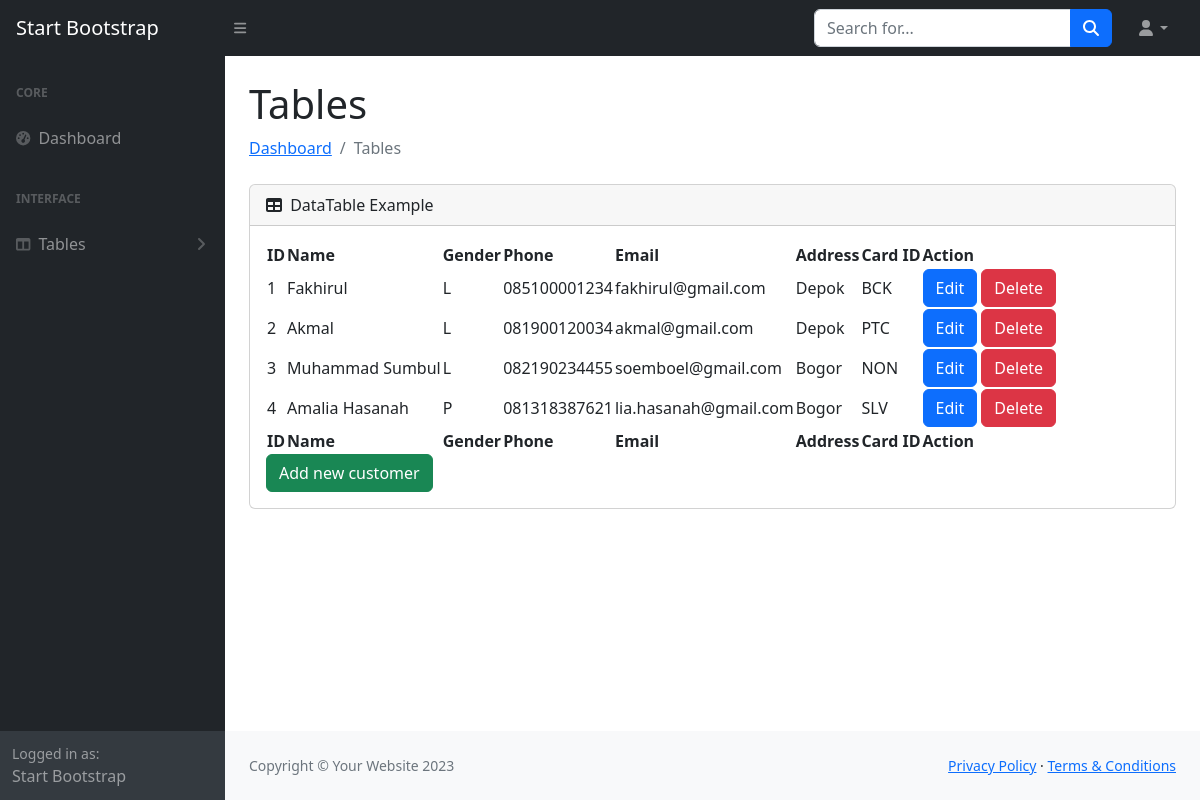
Screenshot of /customer/customer.php with the database file from the repository.
### tables this page shows
CREATE TABLE `customer` (
  `id` int(11) NOT NULL,
  `name` varchar(45) DEFAULT NULL,
  `gender` enum('L','P') DEFAULT NULL,
  `phone` varchar(45) DEFAULT NULL,
  `email` varchar(45) DEFAULT NULL,
  `address` longtext DEFAULT NULL,
  `card_id` int(11) NOT NULL
);

CREATE TABLE `card` (
  `id` int(11) NOT NULL,
  `code` varchar(45) DEFAULT NULL,
  `name` varchar(45) DEFAULT NULL,
  `discount` float DEFAULT NULL,
  `member_fee` int(11) DEFAULT NULL
);

### customer/customer.php (the view, shortened to what this page needs)
<?php
include "../koneksi.php";
$sql = "SELECT customer.id, customer.name, customer.gender, customer.phone, customer.email, customer.address, card.code
        FROM customer
        JOIN card ON customer.card_id = card.id";
$result = mysqli_query($conn, $sql);
?>
<!DOCTYPE html>
<html lang="en">
<head>
    <link href="https://cdn.jsdelivr.net/npm/simple-datatables@7.1.2/dist/style.min.css" rel="stylesheet" />
    <link href="../css/styles.css" rel="stylesheet" />
</head>
<body class="sb-nav-fixed">
    <nav class="sb-topnav navbar navbar-expand navbar-dark bg-dark">
        <a class="navbar-brand ps-3" href="../dashboard/index.html">Start Bootstrap</a>
        <button class="btn btn-link btn-sm order-1 order-lg-0 me-4 me-lg-0" id="sidebarToggle" href="#!"><i
                class="fas fa-bars"></i></button>
        <form class="d-none d-md-inline-block form-inline ms-auto me-0 me-md-3 my-2 my-md-0">
            <div class="input-group">
                <input class="form-control" type="text" placeholder="Search for..." aria-label="Search for..."
                    aria-describedby="btnNavbarSearch" />
                <button class="btn btn-primary" id="btnNavbarSearch" type="button"><i
                        class="fas fa-search"></i></button>
            </div>
        </form>
        <ul class="navbar-nav ms-auto ms-md-0 me-3 me-lg-4">
            <li class="nav-item dropdown">
                <a class="nav-link dropdown-toggle" id="navbarDropdown" href="#" role="button" data-bs-toggle="dropdown"
                    aria-expanded="false"><i class="fas fa-user fa-fw"></i></a>
            </li>
        </ul>
    </nav>
    <div id="layoutSidenav">
        <div id="layoutSidenav_nav">
            <nav class="sb-sidenav accordion sb-sidenav-dark" id="sidenavAccordion">
                <div class="sb-sidenav-menu">
                    <div class="nav">
                        <div class="sb-sidenav-menu-heading">Core</div>
                        <a class="nav-link" href="../dashboard/index.html">
                            <div class="sb-nav-link-icon"><i class="fas fa-tachometer-alt"></i></div>
                            Dashboard
                        </a>
                        <div class="sb-sidenav-menu-heading">Interface</div>
                        <a class="nav-link collapsed" href="#" data-bs-toggle="collapse"
                            data-bs-target="#collapseLayouts" aria-expanded="false" aria-controls="collapseLayouts">
                            <div class="sb-nav-link-icon"><i class="fas fa-columns"></i></div>
                            Tables
                            <div class="sb-sidenav-collapse-arrow"><i class="fas fa-angle-down"></i></div>
                        </a>
                    </div>
                </div>
                <div class="sb-sidenav-footer">
                    <div class="small">Logged in as:</div>
                    Start Bootstrap
                </div>
            </nav>
        </div>
        <div id="layoutSidenav_content">
            <main>
                <div class="container-fluid px-4">
                    <h1 class="mt-4">Tables</h1>
                    <ol class="breadcrumb mb-4">
                        <li class="breadcrumb-item"><a href="index.html">Dashboard</a></li>
                        <li class="breadcrumb-item active">Tables</li>
                    </ol>
                    <div class="card mb-4">
                        <div class="card-header">
                            <i class="fas fa-table me-1"></i>
                            DataTable Example
                        </div>
                        <div class="card-body">
                            <table id="datatablesSimple">
                                <thead>
                                    <tr>
                                        <th>ID</th>
                                        <th>Name</th>
                                        <th>Gender</th>
                                        <th>Phone</th>
                                        <th>Email</th>
                                        <th>Address</th>
                                        <th>Card ID</th>
                                        <th>Action</th>
                                    </tr>
                                </thead>
                                <tfoot>
                                    <tr>
                                        <th>ID</th>
                                        <th>Name</th>
                                        <th>Gender</th>
                                        <th>Phone</th>
                                        <th>Email</th>
                                        <th>Address</th>
                                        <th>Card ID</th>
                                        <th>Action</th>
                                    </tr>
                                </tfoot>
                                <tbody>
                                    <?php while ($row = mysqli_fetch_assoc($result)) : ?>
                                    <tr>
                                        <td><?= $row['id'] ?></td>
                                        <td><?= $row['name'] ?></td>
                                        <td><?= $row['gender'] ?></td>
                                        <td><?= $row['phone'] ?></td>
                                        <td><?= $row['email'] ?></td>
                                        <td><?= $row['address'] ?></td>
                                        <td><?= $row['code'] ?></td>
                                        <td>
                                            <a href="edit_customer.php?id=<?= $row['id'] ?>"  class="btn btn-primary">Edit</a>
                                            <a href="customer_delete.php?id=<?= $row['id'] ?>"
                                                onclick="return confirm('Are you sure?')" class="btn btn-danger">Delete</a>
                                        </td>
                                    </tr>
                                    <?php endwhile ?>
                                </tbody>
                            </table>
                            <a href="add_customer.php" class="btn btn-success">Add new customer</a>
                        </div>
                    </div>
                </div>
            </main>
            <footer class="py-4 bg-light mt-auto">
                <div class="container-fluid px-4">
                    <div class="d-flex align-items-center justify-content-between small">
                        <div class="text-muted">Copyright &copy; Your Website 2023</div>
                        <div>
                            <a href="#">Privacy Policy</a>
                            &middot;
                            <a href="#">Terms &amp; Conditions</a>
                        </div>
                    </div>
                </div>
            </footer>
        </div>
    </div>
</body>
</html>

### rows the page displays
customer: id "1", name "Fakhirul", gender "L", phone "085100001234", email "fakhirul@gmail.com", address "Depok", card.code "BCK"
customer: id "2", name "Akmal", gender "L", phone "081900120034", email "akmal@gmail.com", address "Depok", card.code "PTC"
customer: id "3", name "Muhammad Sumbul", gender "L", phone "082190234455", email "soemboel@gmail.com", address "Bogor", card.code "NON"
customer: id "4", name "Amalia Hasanah", gender "P", phone "081318387621", email "lia.hasanah@gmail.com", address "Bogor", card.code "SLV"
